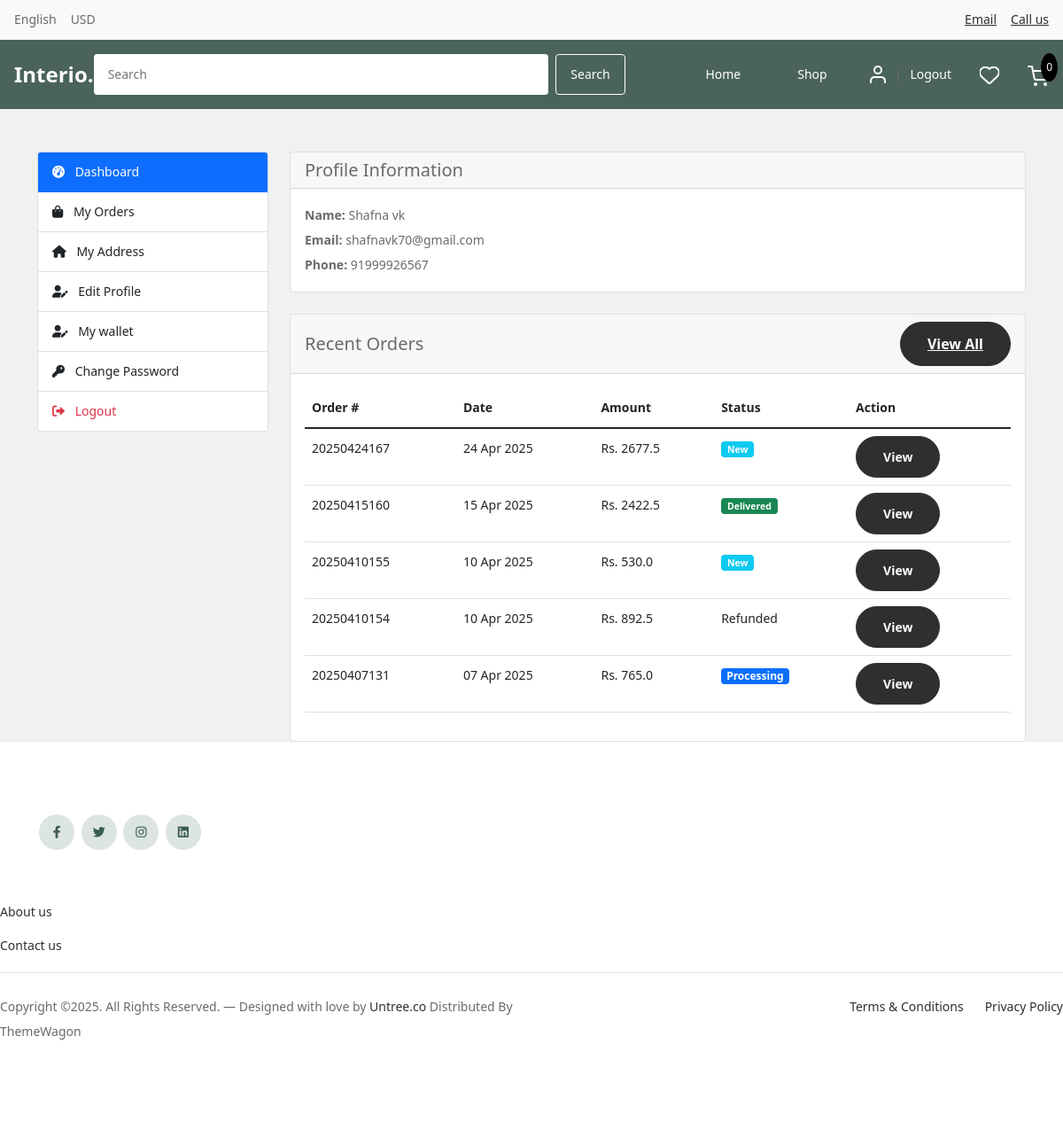
The page /accounts/dashboard/ (signed in) on the database its author committed.
### accounts/models.py (models this page shows, shortened)
class Account(AbstractBaseUser):
    first_name      = models.CharField(max_length=50)
    last_name       = models.CharField(max_length=50)
    username        = models.CharField(max_length=50, unique=True)
    email           = models.EmailField(max_length=100, unique=True)
    phone_number    = models.CharField(max_length=50)
    date_joined     = models.DateTimeField(auto_now_add=True)
    last_login      = models.DateTimeField(auto_now_add=True)
    is_admin        = models.BooleanField(default=False)
    is_staff        = models.BooleanField(default=False)
    is_active       = models.BooleanField(default=False)
    is_superadmin   = models.BooleanField(default=False)
    USERNAME_FIELD = 'email'
    REQUIRED_FIELDS = ['username', 'first_name', 'last_name']
    objects = MyAccountManager()

### orders/models.py (models this page shows, shortened)
class Order(models.Model):
    STATUS = (
        ('New', 'New'),
        ('Processing', 'Processing'),
        ('Shipped', 'Shipped'),
        ('Delivered', 'Delivered'),
        ('Cancelled', 'Cancelled'),
        ('Refunded', 'Refunded'),
    )
    PAYMENT_METHOD = (
        ('COD', 'COD'),
        ('Razorpay', 'Razorpay'),
        ('Wallet', 'Wallet'),
        ('PayPal', 'Paypal'),
    )
    user = models.ForeignKey(Account, on_delete=models.SET_NULL, null=True)
    order_number = models.CharField(max_length=20)
    first_name = models.CharField(max_length=50)
    last_name = models.CharField(max_length=50)
    phone = models.CharField(max_length=15)
    email = models.EmailField(max_length=50)
    address_line_1 = models.CharField(max_length=100)
    address_line_2 = models.CharField(max_length=100, blank=True)
    city = models.CharField(max_length=50)
    state = models.CharField(max_length=50)
    country = models.CharField(max_length=50)
    pincode = models.CharField(max_length=10)
    order_note = models.CharField(max_length=100, blank=True)
    order_total = models.FloatField()
    tax = models.FloatField()
    status = models.CharField(max_length=10, choices=STATUS, default='New')
    ip = models.CharField(blank=True, max_length=20)
    is_ordered = models.BooleanField(default=False)
    payment_method = models.CharField(max_length=20, choices=PAYMENT_METHOD, default='COD')
    created_at = models.DateTimeField(auto_now_add=True)
    updated_at = models.DateTimeField(auto_now=True)
    coupon = models.ForeignKey(Coupon, null=True, blank=True, on_delete=models.SET_NULL)
    discount_amount = models.FloatField(default=0)
    product_discount = models.FloatField(default=0)
    delivery_charge = models.FloatField(default=0)
    estimated_delivery_date = models.DateField(null=True, blank=True)
    tracking_number = models.CharField(max_length=50, blank=True, null=True)
    carrier = models.CharField(max_length=50, blank=True, null=True)
    refund_status = models.CharField(max_length=20, choices=(
        ('Not Requested', 'Not Requested'),
        ('Pending', 'Pending'),
        ('Approved', 'Approved'),
        ('Rejected', 'Rejected'),
        ('Completed', 'Completed'),
    ), default='Not Requested')
    refund_reason = models.TextField(blank=True, null=True)
    refunded_at = models.DateTimeField(null=True, blank=True)

### accounts/views.py (the view)
# urls.py: path('dashboard/', views.dashboard, name='dashboard'),
@login_required(login_url='login')
def dashboard(request):
    orders = Order.objects.filter(user=request.user, is_ordered=True).order_by('-created_at')
    orders_count = orders.count()
    context = {
        'orders_count': orders_count,
        'orders': orders[:5],
    }
    return render(request, 'accounts/dashboard.html', context)

### carts/context_processors.py (called while the page is built)
def counter(request):
    cart_count = 0
    if 'admin' in request.path:
        return {}
    else:
        try:
            cart = Cart.objects.get(cart_id=_cart_id(request))
            cart_items = CartItem.objects.filter(cart=cart, is_active=True)
            for cart_item in cart_items:
                cart_count += cart_item.quantity
        except Cart.DoesNotExist:
            cart_count = 0
    return dict(cart_count=cart_count)

### carts/views.py (called while the page is built)
def _cart_id(request):
    cart = request.session.session_key
    if not cart:
        cart = request.session.create()
    return cart

### category/context_processors.py (called while the page is built)
def menu_links(request):
    links = Category.objects.all()
    return dict(links=links)

### templates/accounts/dashboard.html
{% extends 'base.html' %}
{% load static %}
{% block content %}
<div class="container mt-5">
    <div class="row">
        <div class="col-md-3">
            <div class="card">
                <div class="list-group list-group-flush">
                    <a href="{% url 'dashboard' %}" class="list-group-item list-group-item-action active">
                        <i class="fas fa-tachometer-alt me-2"></i> Dashboard
                    </a>
                    <a href="{% url 'my_orders' %}" class="list-group-item list-group-item-action">
                        <i class="fas fa-shopping-bag me-2"></i> My Orders
                    </a>
                    <a href="{% url 'manage_addresses' %}" class="list-group-item list-group-item-action">
                        <i class="fas fa-home me-2"></i> My Address
                    </a>
                    <a href="{% url 'edit_profile' %}" class="list-group-item list-group-item-action">
                        <i class="fas fa-user-edit me-2"></i> Edit Profile
                    </a>
                    <a href="{% url 'my_wallet' %}" class="list-group-item list-group-item-action">
                        <i class="fas fa-user-edit me-2"></i> My wallet
                    </a>
                    <a href="{% url 'change_password' %}" class="list-group-item list-group-item-action">
                        <i class="fas fa-key me-2"></i> Change Password
                    </a>
                    <a href="{% url 'logout' %}" class="list-group-item list-group-item-action text-danger">
                        <i class="fas fa-sign-out-alt me-2"></i> Logout
                    </a>
                </div>
            </div>
        </div>
        <div class="col-md-9">
            <div class="card mb-4">
                <div class="card-header">
                    <h5 class="mb-0">Profile Information</h5>
                </div>
                <div class="card-body">
                    <div class="row">
                        <div class="col-sm-6">
                            <p class="mb-0"><strong>Name:</strong> {{ request.user.first_name }} {{ request.user.last_name }}</p>
                            <p class="mb-0"><strong>Email:</strong> {{ request.user.email }}</p>
                            <p class="mb-0"><strong>Phone:</strong> {{ request.user.phone_number }}</p>
                        </div>
                    </div>
                </div>
            </div>
            <div class="card">
                <div class="card-header d-flex justify-content-between align-items-center">
                    <h5 class="mb-0">Recent Orders</h5>
                    <a href="{% url 'my_orders' %}" class="btn btn-link">View All</a>
                </div>
                <div class="card-body">
                    {% if orders %}
                    <div class="table-responsive">
                        <table class="table">
                            <thead>
                                <tr>
                                    <th>Order #</th>
                                    <th>Date</th>
                                    <th>Amount</th>
                                    <th>Status</th>
                                    <th>Action</th>
                                </tr>
                            </thead>
                            <tbody>
                                {% for order in orders %}
                                <tr>
                                    <td>{{ order.order_number }}</td>
                                    <td>{{ order.created_at|date:"d M Y" }}</td>
                                    <td>Rs. {{ order.order_total }}</td>
                                    <td>
                                        {% if order.status == 'New' %}
        <span class="badge bg-info text-white">New</span>
    {% elif order.status == 'Cancelled' %}
        <span class="badge bg-danger text-white">Cancelled</span>
    {% elif order.status == 'Pending' %}
        <span class="badge bg-warning text-dark">Pending</span>
    {% elif order.status == 'Processing' %}
        <span class="badge bg-primary text-white">Processing</span>
    {% elif order.status == 'Shipped' %}
        <span class="badge bg-secondary text-white">Shipped</span>
    {% elif order.status == 'Delivered' %}
        <span class="badge bg-success text-white">Delivered</span>
    {% else %}
        {{ order.status }}
    {% endif %}
                                    </td>
                                    <td>
                                        <a href="{% url 'order_detail' order.id %}" class="btn btn-sm btn-outline-primary">View</a>
                                    </td>
                                </tr>
                                {% endfor %}
                            </tbody>
                        </table>
                    </div>
                    {% else %}
                    <p class="text-center mb-0">No orders found.</p>
                    {% endif %}
                </div>
            </div>
        </div>
    </div>
</div>
{% endblock %}

### static/css/style.css (style rules this page uses)
body { overflow-x: hidden; position: relative; }
body { font-family: "Inter", sans-serif; font-weight: 400; line-height: 28px; color: #6a6a6a; font-size: 14px; background-color: #eff2f1; }
a { text-decoration: none; -webkit-transition: .3s all ease; -o-transition: .3s all ease; transition: .3s all ease; color: #2f2f2f; text-decoration: underline; }
.btn { font-weight: 600; padding: 12px 30px; border-radius: 30px; color: #ffffff; background: #2f2f2f; border-color: #2f2f2f; }
.badge.bg-primary { font-size: 0.75rem; padding: 0.25em 0.5em; }

### templates/includes/header.html (style rules this page uses)
* { margin: 0; padding: 0; box-sizing: border-box; font-family: system-ui, -apple-system, BlinkMacSystemFont, 'Segoe UI', sans-serif; }

### rows shown on the page
Account: user.first_name "Shafna", user.last_name "vk", user.email "shafnavk70@gmail.com", user.phone_number "91999926567"
Order: order_number "20250424167", created_at "24 Apr 2025", order_total "2677.5", status "New"
Order: order_number "20250415160", created_at "15 Apr 2025", order_total "2422.5", status "Delivered"
Order: order_number "20250410155", created_at "10 Apr 2025", order_total "530.0", status "New"
Order: order_number "20250410154", created_at "10 Apr 2025", order_total "892.5", status "Refunded"
Order: order_number "20250407131", created_at "07 Apr 2025", order_total "765.0", status "Processing"

### other values the page prints
{{ cart_count }} "0"
